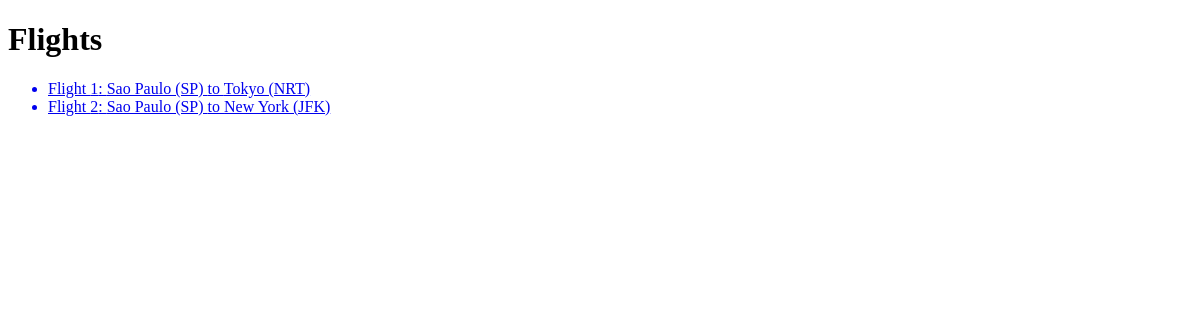
Before: /flights/ with the older database file.
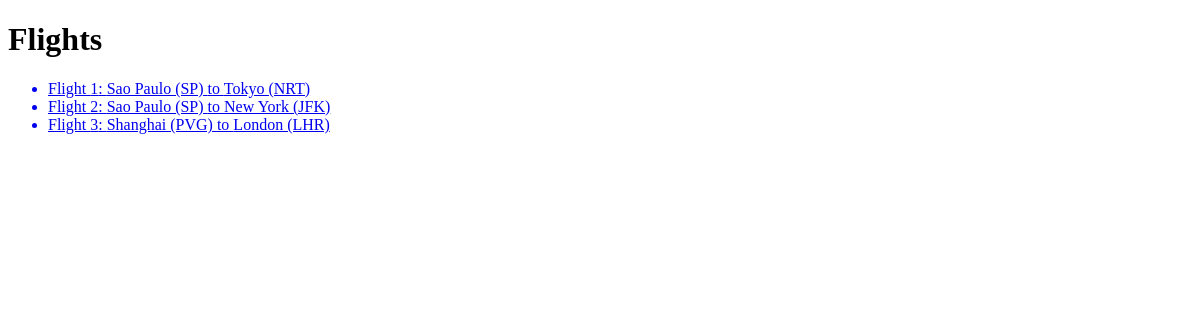
After: the same page with the newer database file.
### flights/models.py (models this page shows, shortened)
class Flight(models.Model):
    origin = models.ForeignKey(Airport, on_delete = models.CASCADE, related_name="departures")
    destination = models.ForeignKey(Airport, on_delete= models.CASCADE, related_name="arrivals")
    duration = models.IntegerField()

class Airport(models.Model):
    code = models.CharField(max_length=3)
    city = models.CharField(max_length=64)
    def __str__(self):
        return f"{self.city} ({self.code})"

### flights/views.py (the view)
# urls.py: path("", views.index, name="index"),
def index(request):
    return render(request, "flights/index.html", {
        "flights": Flight.objects.all()
    })

### flights/templates/flights/index.html
{% extends "flights/layout.html" %}
{% block body %}
<h1>Flights </h1>
    <ul>
        {% for flight in flights %}
            <a href="{% url 'flight' flight.id  %}">
                <li>Flight {{ flight.id }}: {{ flight.origin }} to {{ flight.destination }} </li>
            </a>
        {% endfor %}
    </ul>
{% endblock %}

Changed rows visible on the page:
added Flight: id "3", origin "Shanghai (PVG)", destination "London (LHR)"
